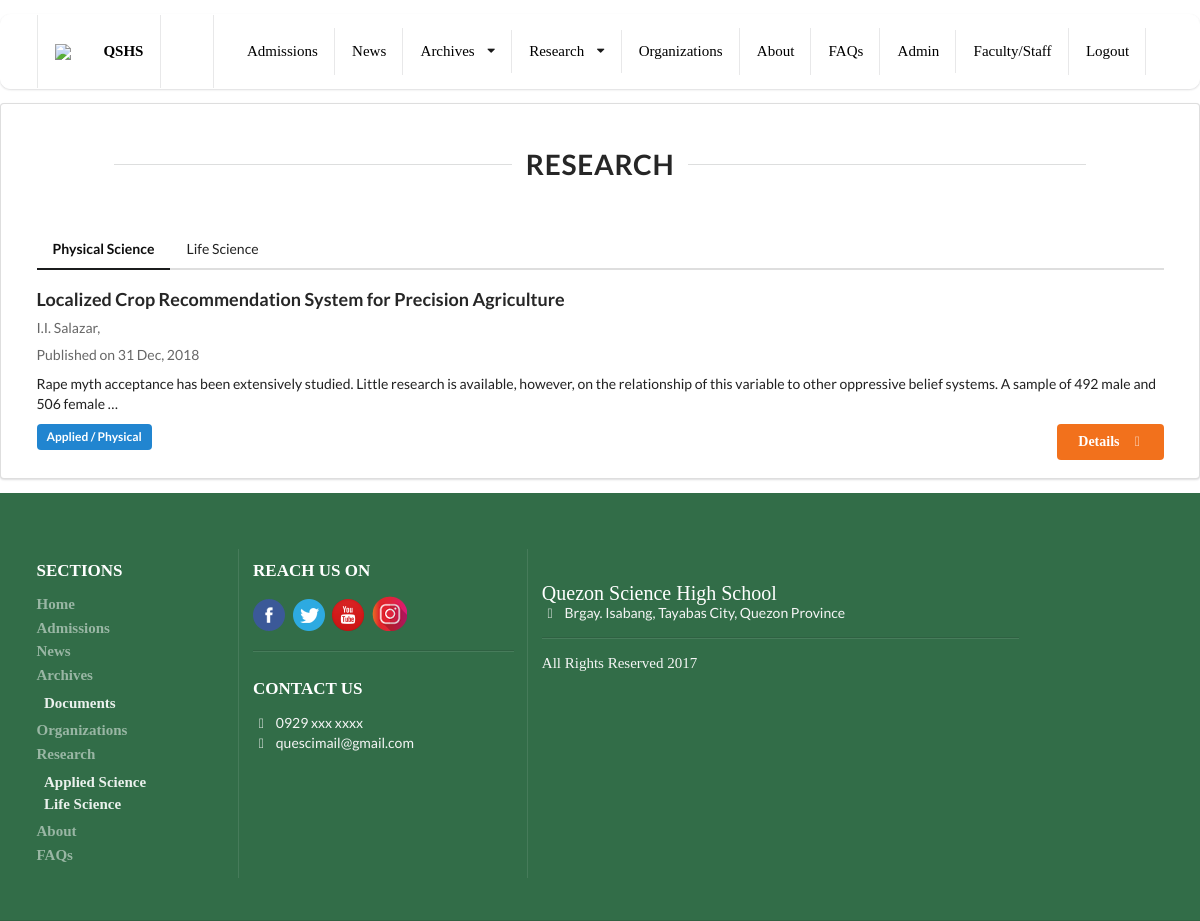
Page /applied_science (signed in) on the committed database.
### staff/models.py (models this page shows, shortened)
class ResearchPaper(models.Model):
    CATEGORY_CHOICES = (
        ("Applied", "Applied Science"),
        ("Life", "Life Science")
    )
    Applied = "Applied"
    Life = "Life"
    title = models.TextField()
    abstract = models.TextField()
    published_date = models.DateTimeField(default=timezone.now)
    file = models.FileField(upload_to="research_papers/{}".format(str(title).lower()), validators=[FileExtensionValidator(['pdf'])],)
    category = models.CharField(choices=CATEGORY_CHOICES, max_length=50, default=None, blank=True, null=True)

class ResearchProponent(models.Model):
    research = models.ForeignKey(ResearchPaper, on_delete=models.CASCADE, related_name="proponents")
    first_name = models.CharField(max_length=100)
    middle_name = models.CharField(max_length=100)
    last_name = models.CharField(max_length=100)

### main/views.py (the view)
# urls.py: path('applied_science', views.AppliedListView.as_view(),name="applied_science"),
class AppliedListView(ListView):
    template_name = 'main/appliedScience.html'
    model = ResearchPaper
    context_object_name = "research_paper"
    def get_queryset(self):
        return ResearchPaper.objects.filter(category="Applied").order_by('-published_date')

### templates/main/appliedScience.html (shortened to what this page needs)
{% extends 'base_2.html' %}
{% block main_content %}
	<div class="ui research stackable segment">
	<center>
		<div class="text container">
			<div class="ui horizontal section divider" style="width:83%;"><h1>Research</h1></div>
		</div>
	</center>
	<br>
	<div class="ui container">
			<div class="ui secondary pointing menu">
				<a class="active item">Physical Science</a>
				<a class="item" href="{% url 'main:life_science' %}">Life Science</a>
			</div>
				<div class="ui relaxed divided items">
					{% for paper in research_paper %}
					<div class="item">
						<div class="content">
							<a class="ui header" href="{% url 'main:applied_science_detail' pk=paper.pk %}">{{ paper.title }}</a>
							<div class="meta">
								<p>
									{% for proponent in paper.proponents.all %}
		                {{ proponent.first_name|slice:"1"}}.{{ proponent.middle_name|slice:"1"}}. {{ proponent.last_name }},
		              {% empty %}
		                No Proponents
		              {% endfor %}
								</p>
								<p>Published on {{ paper.published_date|date:"d M, Y"}}</p>
							</div>
							<div class="description">
								{{ paper.abstract|truncatechars:200 }}
							</div>
							<div class="extra">
								<div class="ui label blue">
									Applied / Physical
								</div>
								<a class="ui right floated orange button" href="{% url 'main:applied_science_detail' pk=paper.pk %}">
                  Details
                  <i class="ui right arrow icon"></i>
								</a>
							</div>
						</div>
					</div>
					{% endfor %}
				</div>
    </div>
</div>
{% endblock %}

### static/css/index.css (style rules this page uses)
.ui.header { font-family: Code Bold; }
.ui.button { font-family: Code Bold; font-weight: bold; }

### rows in the picture
ResearchPaper: title "Localized Crop Recommendation System for Precision Agriculture", published_date "31 Dec, 2018", abstract "Rape myth acceptance has been extensively studied. Little research is available, however, on the relationship of this variable to other oppressive belief systems. A sample of 492 male and 506 female …"
ResearchProponent: first_name "I", middle_name "I", last_name "Salazar"
